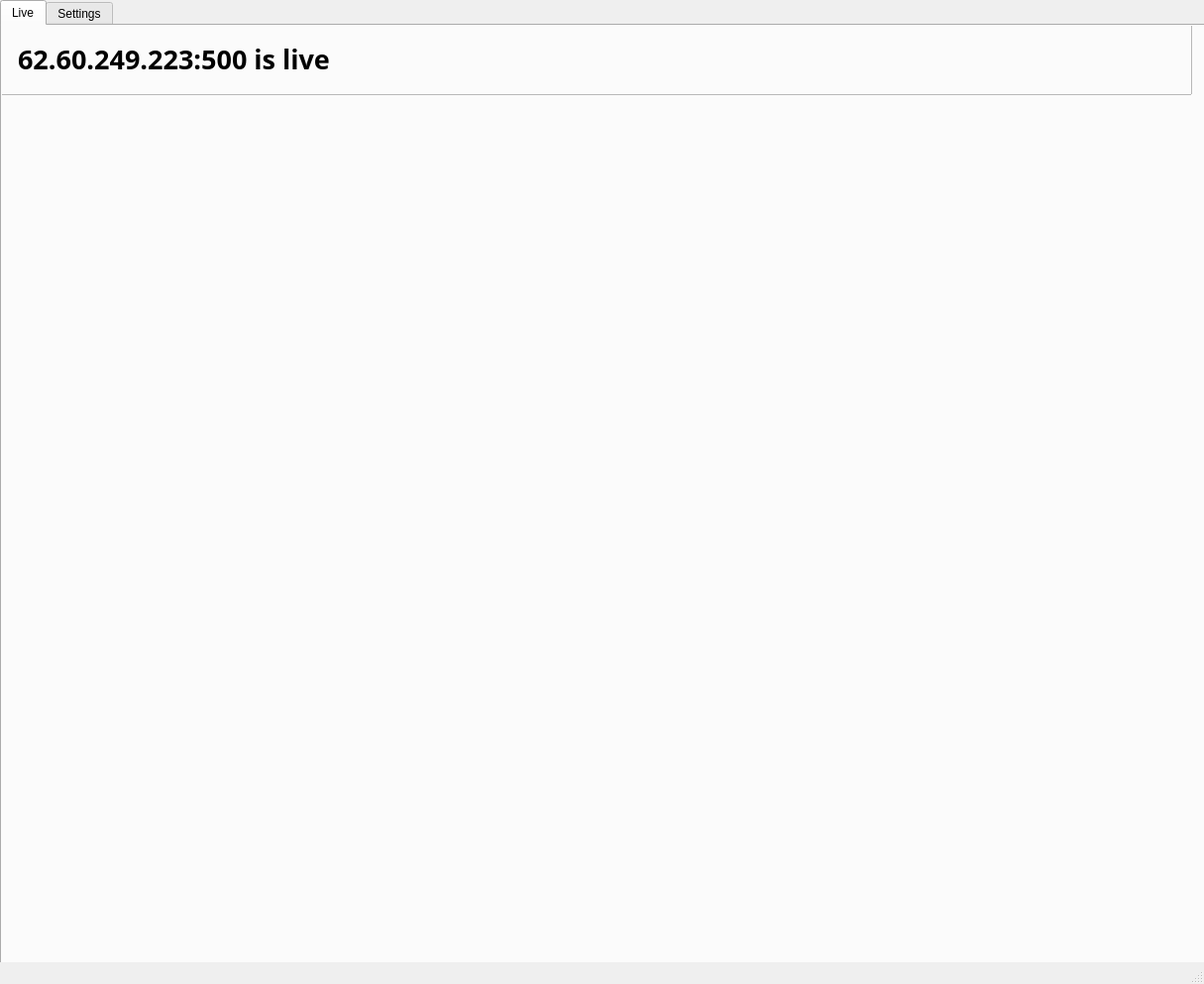
<?xml version="1.0" encoding="UTF-8"?>
<ui version="4.0">
 <class>ClientEye</class>
 <widget class="QMainWindow" name="ClientEye">
  <property name="geometry">
   <rect>
    <x>0</x>
    <y>0</y>
    <width>1215</width>
    <height>993</height>
   </rect>
  </property>
  <property name="windowTitle">
   <string>ClientEye</string>
  </property>
  <property name="autoFillBackground">
   <bool>true</bool>
  </property>
  <widget class="QWidget" name="centralwidget">
   <widget class="QTabWidget" name="tabWidget">
    <property name="geometry">
     <rect>
      <x>0</x>
      <y>0</y>
      <width>1221</width>
      <height>981</height>
     </rect>
    </property>
    <property name="currentIndex">
     <number>0</number>
    </property>
    <widget class="QWidget" name="tab">
     <attribute name="title">
      <string>Live</string>
     </attribute>
     <widget class="QFrame" name="frame">
      <property name="geometry">
       <rect>
        <x>-10</x>
        <y>-1</y>
        <width>1211</width>
        <height>71</height>
       </rect>
      </property>
      <property name="frameShape">
       <enum>QFrame::Shape::StyledPanel</enum>
      </property>
      <property name="frameShadow">
       <enum>QFrame::Shadow::Raised</enum>
      </property>
      <widget class="QLabel" name="ServerIpLable">
       <property name="geometry">
        <rect>
         <x>26</x>
         <y>14</y>
         <width>1161</width>
         <height>41</height>
        </rect>
       </property>
       <property name="font">
        <font>
         <family>Yu Gothic</family>
         <pointsize>20</pointsize>
         <italic>false</italic>
         <bold>true</bold>
         <underline>false</underline>
         <strikeout>false</strikeout>
         <kerning>true</kerning>
        </font>
       </property>
       <property name="text">
        <string>62.60.249.223:500 is live</string>
       </property>
      </widget>
     </widget>
     <widget class="QWidget" name="gridLayoutWidget">
      <property name="geometry">
       <rect>
        <x>20</x>
        <y>80</y>
        <width>1171</width>
        <height>851</height>
       </rect>
      </property>
      <layout class="QGridLayout" name="camGrid">
       <property name="leftMargin">
        <number>0</number>
       </property>
      </layout>
     </widget>
    </widget>
    <widget class="QWidget" name="tab_2">
     <attribute name="title">
      <string>Settings</string>
     </attribute>
    </widget>
   </widget>
  </widget>
  <widget class="QStatusBar" name="statusbar"/>
 </widget>
 <resources/>
 <connections/>
</ui>
